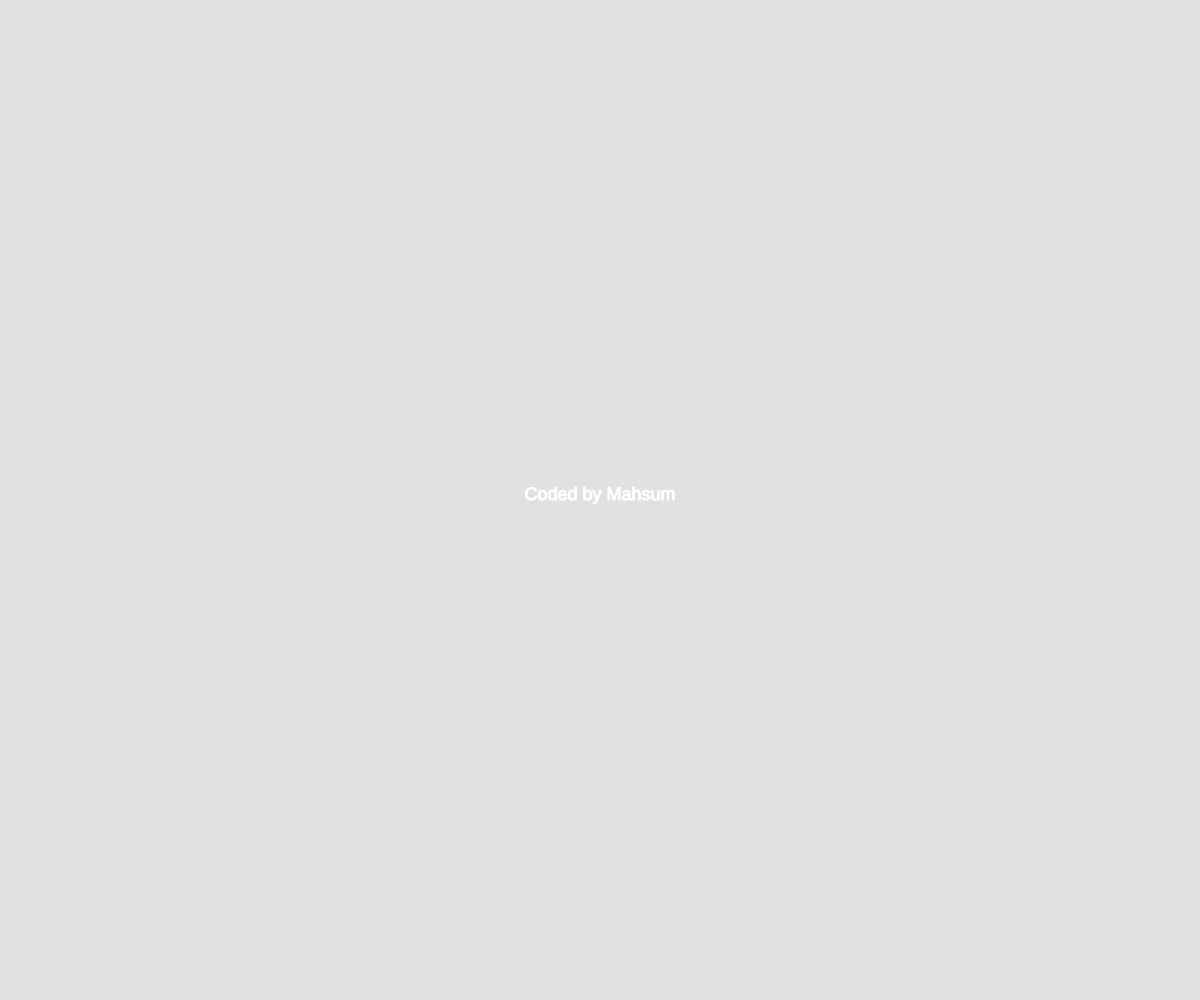
Frame 1 (no input)
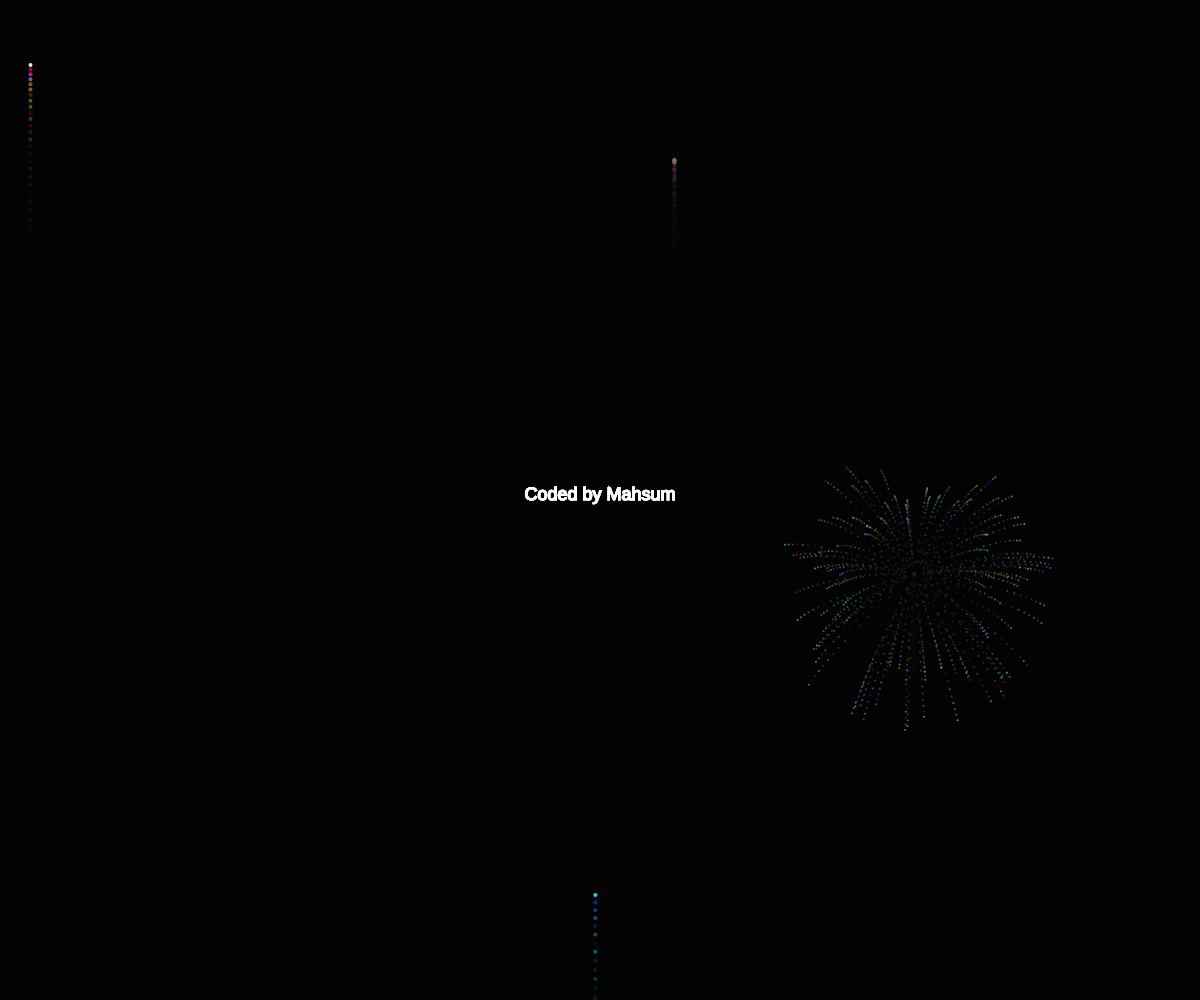
Frame 60 (no input)
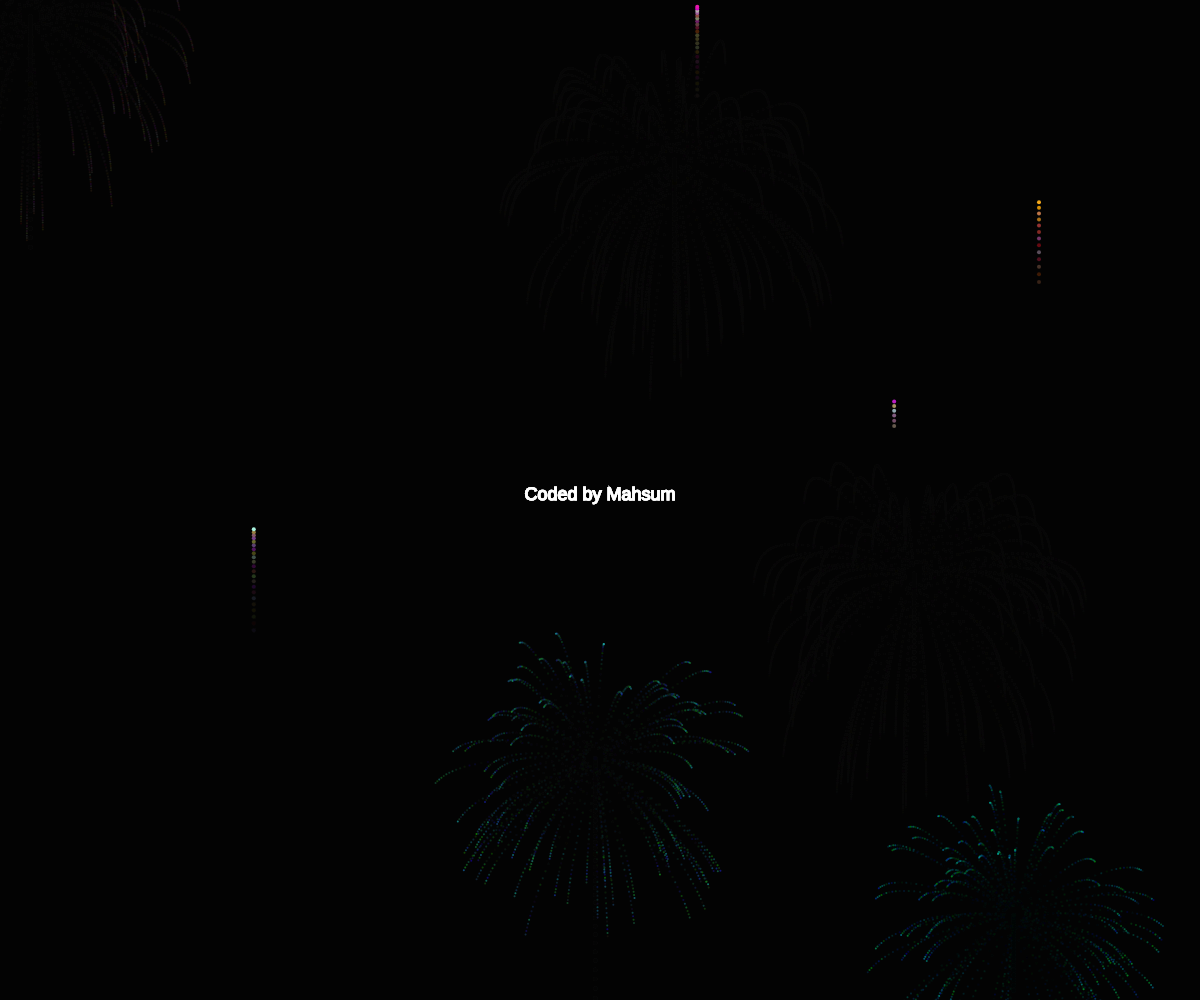
Frame 120 (the mouse pressed at the canvas centre since frame 60)

The p5.js sketch that drew these frames (run headless with seeded random() and noise() and a simulated clock; from frame 60 on, the mouse is pressed at the canvas centre):

// p5.js sketch
// ── sketch.js
let fireworks=[];
let gravity;
function setup() {
	createCanvas(innerWidth,innerHeight);
	stroke(255);
	gravity = createVector(0,0.2);
	
	
}
function draw() {
	background(0,30);
	pop();
	textAlign(CENTER);
	textSize(18);
	stroke(255);
	fill(255 )
	text('Coded by Mahsum',width/2,height/2)
	push();
	if(random()<0.09){
		fireworks.push(new Firework());
	}
	for(let i= fireworks.length-1; i>=0;i--){
		fireworks[i].show();
		fireworks[i].update();
		if(fireworks[i].done()){
			fireworks.splice(i,1);
		}
		
	}
	
	
	
}
// ── firework.js
function Firework() {
	this.hu=random(255);
	this.firework = new Particle(random(width),random(height),this.hu,true);
	this.exploded=false;
	this.particles=[];
	this.done= function(){
		if(this.particles.length==0 && this.exploded){
			return true;
	}else{
		return false;
		}
	}
	this.update = function() {
		if(!this.exploded){
		this.firework.applyForce(gravity);
		this.firework.update();
			if(this.firework.vel.y>=0){
				this.exploded=true;
				this.explode();
			}
		}
		for(let i =this.particles.length-1; i>=0;i--){
			this.particles[i].applyForce(gravity);
			this.particles[i].update();
			if(this.particles[i].done()){
				this.particles.splice(i,1);
			}
		}
	    }
	this.explode=function () {
		for(let i =0; i<100;i++){
			var part=new Particle(this.firework.pos.x,this.firework.pos.y,this.hu,false);
			this.particles.push(part);
			
		}
	}
	this.show= function(){
		if(!this.exploded){
		this.firework.show();
		}
		for(let i =0; i<this.particles.length;i++){
			this.particles[i].show();
		}
	}
	
	
}
// ── particle.js
function Particle(x,y,hu,firework) {
	this.hu=hu;
	this.pos = createVector(x,y);
	this.firework=firework;
	this.lifespan=255;
	if(this.firework){
	this.vel = createVector(0,random(-5,-10));}
	else{
		this.vel=p5.Vector.random2D();
		this.vel.mult(random(10,20));
	}
	this.acc = createVector(0,0);
	this.applyForce= function(f){
		this.acc.add(f);
		
	}
	this.update = function() {
		if(!this.firework){
			
			this.vel.mult(0.9);
			this.lifespan-=6;
		}
		this.vel.add(this.acc);
		this.pos.add(this.vel);
		this.acc.mult(0);
	}
	this.done = function() {
		if(this.lifespan<0){
			return true;
		}else {
			return false;
		}
	}
	this.show=function () {
		//colorMode(HSB)
		if(!this.firework){
			strokeWeight(2)
			stroke(this.hu,random(255),random(255),this.lifespan);
		}
		else{
			strokeWeight(4)
			stroke(this.hu,random(255),random(255))
		}
		point(this.pos.x,this.pos.y);
	}
}
